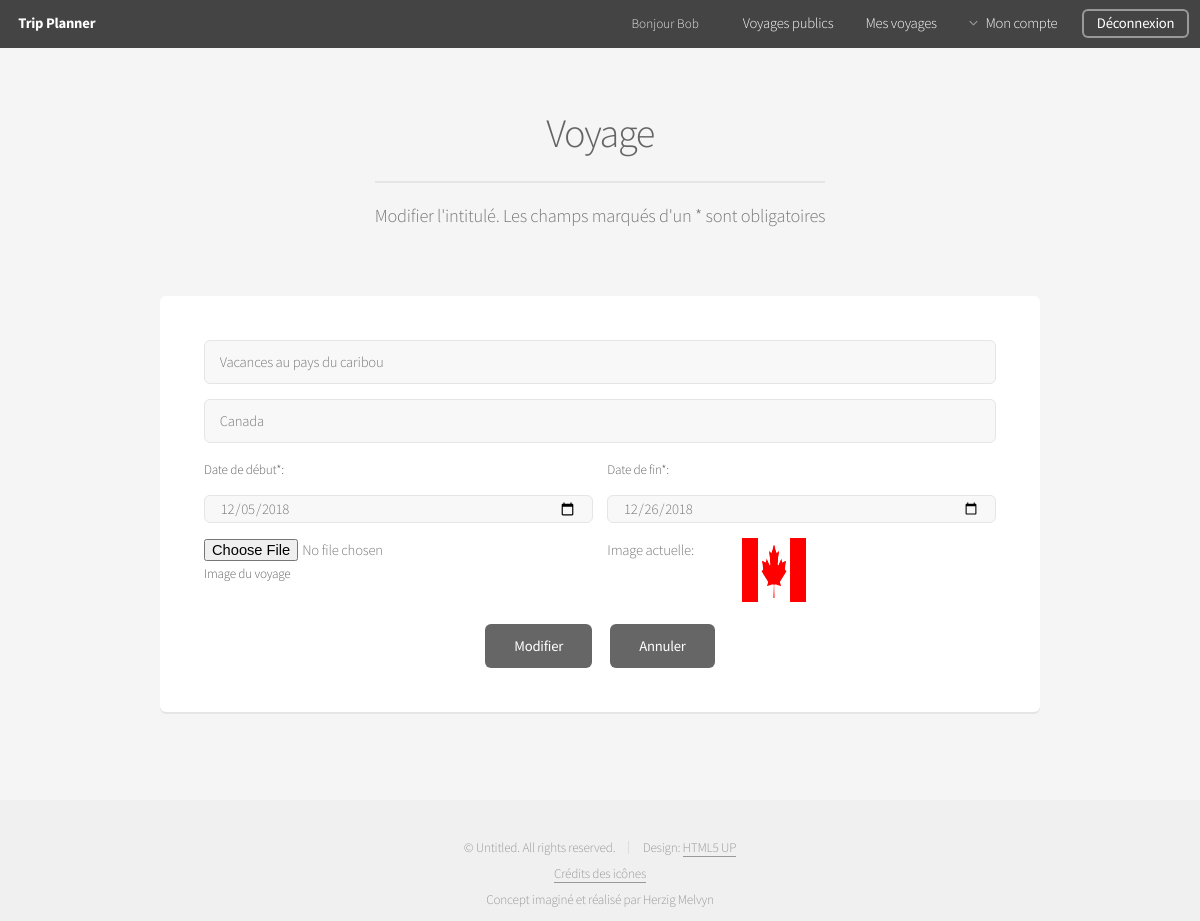
The page /index.php?action=change_Trip&id=2 (signed in) on the database its author committed.
### tables this page shows
CREATE TABLE IF NOT EXISTS `Trip` (
    `idTrip` INT UNSIGNED NOT NULL AUTO_INCREMENT,
    `fkUser_Organizer` INT UNSIGNED NOT NULL,
    `Title` VARCHAR(45) NOT NULL,
    `Destination` VARCHAR(45) NOT NULL,
    `Private` TINYINT(1) NOT NULL DEFAULT 1,
    `Password` VARCHAR(60) NULL,
    `Image` TINYINT(1) NOT NULL DEFAULT 0,
    `Creation` DATE NOT NULL,
    `Date_Start` DATE NOT NULL,
    `Date_End` DATE NOT NULL,
    PRIMARY KEY (`idTrip`),
    UNIQUE INDEX `idTrip_UNIQUE` (`idTrip` ASC),
    INDEX `fk_User_Organizer_Id` (`fkUser_Organizer` ASC),
    CONSTRAINT `fk_Trip_User`
    FOREIGN KEY (`fkUser_Organizer`)
    REFERENCES `User` (`idUser`)
    ON DELETE CASCADE
    ON UPDATE CASCADE
);

### www/model/model_Trip.php (called while the page is built, shortened)
<?php
function get_Trip($m_Id_User, $m_Id_Trip)
{
    $connection = connect();
    $connection->setAttribute(PDO::ATTR_ERRMODE, PDO::ERRMODE_EXCEPTION);
    $req = $connection->prepare("SELECT * FROM Trip WHERE fkUser_Organizer = ? AND idTrip = ?");
    $req->bindParam(1,$m_Id_User,PDO::PARAM_INT);
    $req->bindParam(2,$m_Id_Trip,PDO::PARAM_INT);
    $req->execute();
    $results = $req->fetch(PDO::FETCH_ASSOC);
    return $results;
}

### www/view/view_Change_Trip.php (the view, shortened to what this page needs)
<header>
	<h2>Voyage</h2>
	<p>Modifier l'intitulé. Les champs marqués d'un * sont obligatoires</p>
</header>
<div class="row">
    <div class="12u">
        <section class="box">
			<form method="post" action="index.php?action=change_Trip&id=<?php echo $trip['idTrip'];?>" enctype="multipart/form-data">
				<div class="row uniform 50%">
					<div class="12u 12u(mobilep)">
						<input type="text" name="title" placeholder="Titre*" maxlength="45" value="<?php echo htmlspecialchars($trip['Title']);?>" required/>
					</div>
				</div>
                <div class="row uniform 50%">
					<div class="12u 12u(mobilep)">
						<input type="text" name="destination" placeholder="Destination*" maxlength="45" value="<?php echo htmlspecialchars($trip['Destination']);?>" required/>
					</div>
				</div>
                <div class="row uniform 50%">
					<div class="6u 12u(mobilep)">
						<label for="date_Start">Date de début*:</label>
						<input type="date" id="start" name="date_Start" value="<?php echo $trip['Date_Start'];?>" onchange="set_Min_Date()" min="2018-01-01" required/>
					</div>
					<div class="6u 12u(mobilep)">
						<label for="date_End">Date de fin*:</label>
						<input type="date" id="end"  name="date_End" value="<?php echo $trip['Date_End'];?>" onchange="set_Min_Date()" required/>
					</div>
				</div>
				<div class="row uniform 50%">
					<div class="6u 12u(mobilep)">
						<input type="file" name="image"/>
						<label for="image">Image du voyage</label>
					</div>
                    <div class="2u 12u(mobilep)">
				        <span>Image actuelle:</span>
					</div>
                    <div class="3u 12u(mobilep)">
				        <?php
                            if($trip['Image'] == true)
                            {
                                 echo "<td><a class='no_Border' href='images/user".$_SESSION["id"]."/".$trip['idTrip']."/".$trip['idTrip'].".jpg'><img class='thumbnail' src='images/user".$_SESSION["id"]."/".$trip['idTrip']."/".$trip['idTrip'].".jpg'></a></td>";
                            }
                                 else
                            {
                                 echo '<td><img class="thumbnail" src="images/default_Trip.png"></td>';
                            }
                        ?>
					</div>
				</div>
				<div class="row uniform 50%">
					<div class="12u" align="center">
						<ul class="actions">
					        <li><input type="submit" value="Modifier" /></li>
                            <li><a class="button" href="<?php echo "index.php?action=see_Trip&id=".$trip['idTrip']?>">Annuler</a></li>
						</ul>
					</div>
				</div>
			</form>
		</section>
	</div>
</div>
<?php
require "view/template.php";

### www/assets/css/additional.css (style rules this page uses)
.thumbnail { height: 64px; width: 64px; }
.no_Border { border: none; }

### rows shown on the page
trip: title "Vacances au pays du caribou", destination "Canada", date_Start "12/05/2018", date_End "12/26/2018"

### other values the page prints
$_SESSION['nickname'] "Bob"
